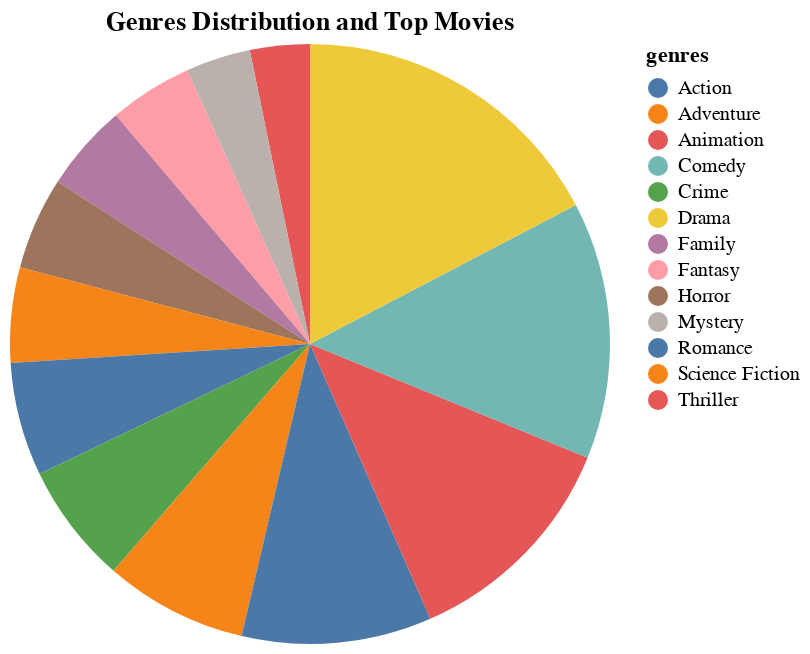

This figure's notebook cell:
### Code cell
# Plot the genres distribution and show top 10 movies as a tooltip
alt.Chart(genres).mark_arc().encode(
    theta=alt.Theta(field='percentage', type='quantitative', stack=True),
    color=alt.Color(field='genres', type='nominal'),
    tooltip=[alt.Tooltip('genres', title='Genre'), alt.Tooltip('percentage', format='.2f', title='Percentage'), alt.Tooltip('top_movies', title='Top Movies')],
    order=alt.Order('count', sort='descending')
).properties(
    title='Genres Distribution and Top Movies'
).interactive()

### Figure 1 — Vega-Lite specification as saved in the notebook (floating-point values rounded to 4 significant figures)
{"config": {"view": {"continuousWidth": 300, "continuousHeight": 300}}, "data": {"name": "data-4f4bfe053956dba98075f9f7c773a1b8"}, "mark": {"type": "arc"}, "encoding": {"color": {"field": "genres", "type": "nominal"}, "order": {"field": "count", "sort": "descending", "type": "quantitative"}, "theta": {"field": "percentage", "stack": true, "type": "quantitative"}, "tooltip": [{"field": "genres", "title": "Genre", "type": "nominal"}, {"field": "percentage", "format": ".2f", "title": "Percentage", "type": "quantitative"}, {"field": "top_movies", "title": "Top Movies", "type": "nominal"}]}, "params": [{"name": "param_38", "select": {"type": "interval", "encodings": ["x", "y"]}, "bind": "scales"}], "title": "Genres Distribution and Top Movies", "$schema": "https://vega.github.io/schema/vega-lite/v5.17.0.json", "datasets": {"data-4f4bfe053956dba98075f9f7c773a1b8": [{"genres": "Animation", "count": 370, "score": 6.482, "percentage": 3.074, "top_movies": "1. Spirited Away 2. Your Name. 3. Howl's Moving Castle 4. Princess Mononoke 5. The Lion King 6. Inside Out 7. Grave of the Fireflies 8. My Neighbor Totoro 9. Up 10. WALL·E"}, {"genres": "Mystery", "count": 401, "score": 6.326, "percentage": 3.331, "top_movies": "1. Inception 2. Se7en 3. Memento 4. Rear Window 5. The Prestige 6. Gone Girl 7. Oldboy 8. 2001: A Space Odyssey 9. Shutter Island 10. Citizen Kane"}, {"genres": "Fantasy", "count": 516, "score": 6.226, "percentage": 4.287, "top_movies": "1. Spirited Away 2. The Green Mile 3. The Lord of the Rings: The Return of the King 4. Howl's Moving Castle 5. Princess Mononoke 6. The Lord of the Rings: The Fellowship of the Ring 7. The Lord of the Rings: The Two Towers 8. Harry Potter and the Deathly Hallows: Part 2 9. My Neighbor Totoro 10. It's a Wonderful Life"}, {"genres": "Family", "count": 541, "score": 6.245, "percentage": 4.494, "top_movies": "1. Spirited Away 2. Back to the Future 3. The Lion King 4. Inside Out 5. Harry Potter and the Deathly Hallows: Part 2 6. My Neighbor Totoro 7. Up 8. WALL·E 9. Big Hero 6 10. It's a Wonderful Life"}, {"genres": "Horror", "count": 572, "score": 5.939, "percentage": 4.752, "top_movies": "1. Psycho 2. The Shining 3. Alien 4. The Thing 5. Aliens 6. Train to Busan 7. Jaws 8. Shaun of the Dead 9. The Exorcist 10. The Conjuring"}, {"genres": "Science Fiction", "count": 588, "score": 6.194, "percentage": 4.885, "top_movies": "1. The Empire Strikes Back 2. Inception 3. Interstellar 4. Star Wars 5. Back to the Future 6. A Clockwork Orange 7. Guardians of the Galaxy 8. The Matrix 9. Return of the Jedi 10. Alien"}, {"genres": "Romance", "count": 704, "score": 6.321, "percentage": 5.849, "top_movies": "1. Dilwale Dulhania Le Jayenge 2. Forrest Gump 3. Your Name. 4. La La Land 5. Her 6. Eternal Sunshine of the Spotless Mind 7. Cinema Paradiso 8. Vertigo 9. Amélie 10. The Theory of Everything"}, {"genres": "Crime", "count": 747, "score": 6.335, "percentage": 6.206, "top_movies": "1. The Shawshank Redemption 2. The Godfather 3. The Dark Knight 4. Pulp Fiction 5. The Godfather: Part II 6. Leon: The Professional 7. The Green Mile 8. GoodFellas 9. Se7en 10. The Silence of the Lambs"}, {"genres": "Adventure", "count": 885, "score": 6.242, "percentage": 7.352, "top_movies": "1. Spirited Away 2. The Empire Strikes Back 3. Inception 4. Interstellar 5. The Lord of the Rings: The Return of the King 6. Star Wars 7. Howl's Moving Castle 8. Princess Mononoke 9. The Lord of the Rings: The Fellowship of the Ring 10. The Lord of the Rings: The Two Towers"}, {"genres": "Action", "count": 1176, "score": 6.14, "percentage": 9.77, "top_movies": "1. The Dark Knight 2. The Empire Strikes Back 3. Inception 4. The Lord of the Rings: The Return of the King 5. Star Wars 6. The Lord of the Rings: The Fellowship of the Ring 7. The Lord of the Rings: The Two Towers 8. Scarface 9. Guardians of the Galaxy 10. The Matrix"}, {"genres": "Thriller", "count": 1407, "score": 6.174, "percentage": 11.69, "top_movies": "1. The Dark Knight 2. Pulp Fiction 3. Psycho 4. Leon: The Professional 5. Inception 6. Se7en 7. The Silence of the Lambs 8. Memento 9. The Shining 10. Reservoir Dogs"}, {"genres": "Comedy", "count": 1591, "score": 6.124, "percentage": 13.22, "top_movies": "1. Dilwale Dulhania Le Jayenge 2. Life Is Beautiful 3. Forrest Gump 4. The Intouchables 5. Back to the Future 6. The Grand Budapest Hotel 7. The Wolf of Wall Street 8. Inside Out 9. La La Land 10. Dr. Strangelove or: How I Learned to Stop Worrying and Love the Bomb"}, {"genres": "Drama", "count": 1992, "score": 6.49, "percentage": 16.55, "top_movies": "1. The Shawshank Redemption 2. The Godfather 3. Dilwale Dulhania Le Jayenge 4. The Dark Knight 5. Fight Club 6. Schindler's List 7. Whiplash 8. Life Is Beautiful 9. The Godfather: Part II 10. One Flew Over the Cuckoo's Nest"}]}}
